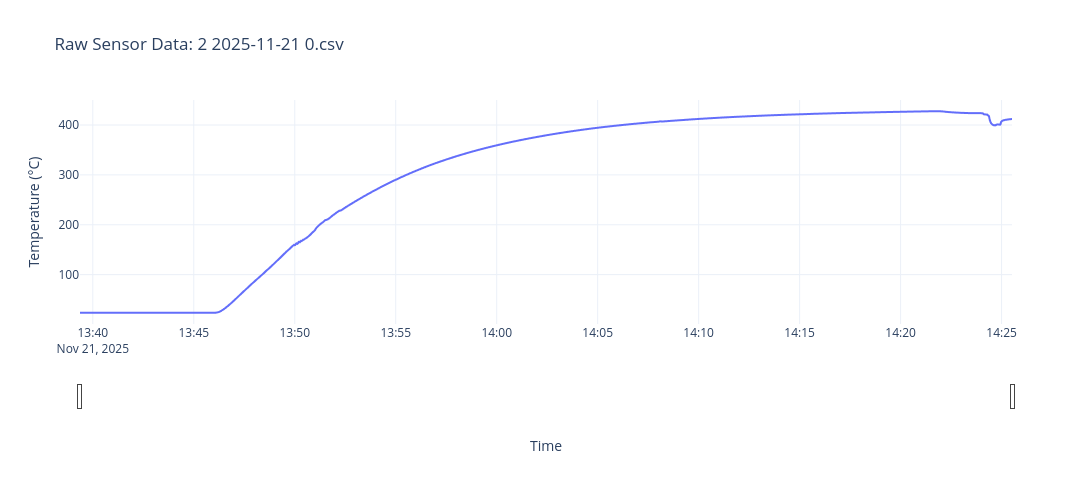
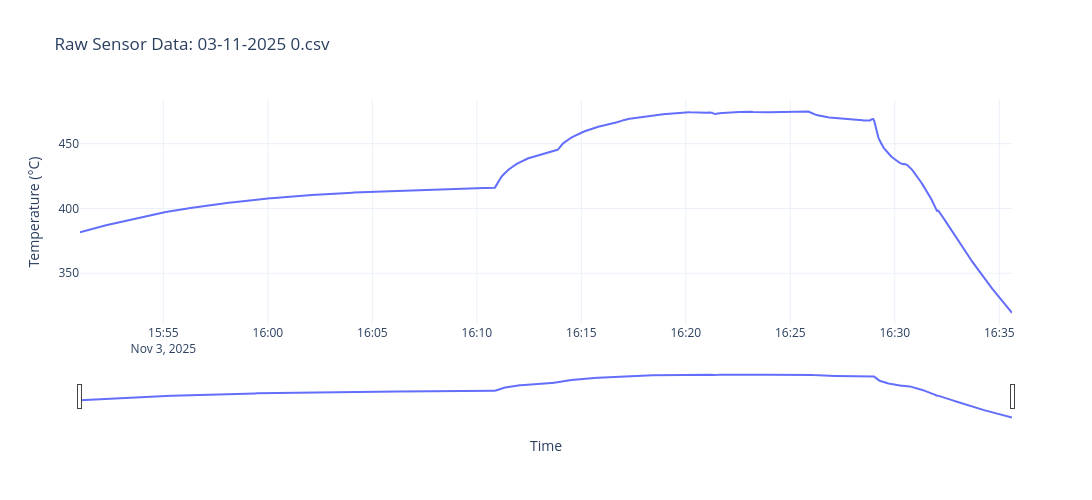
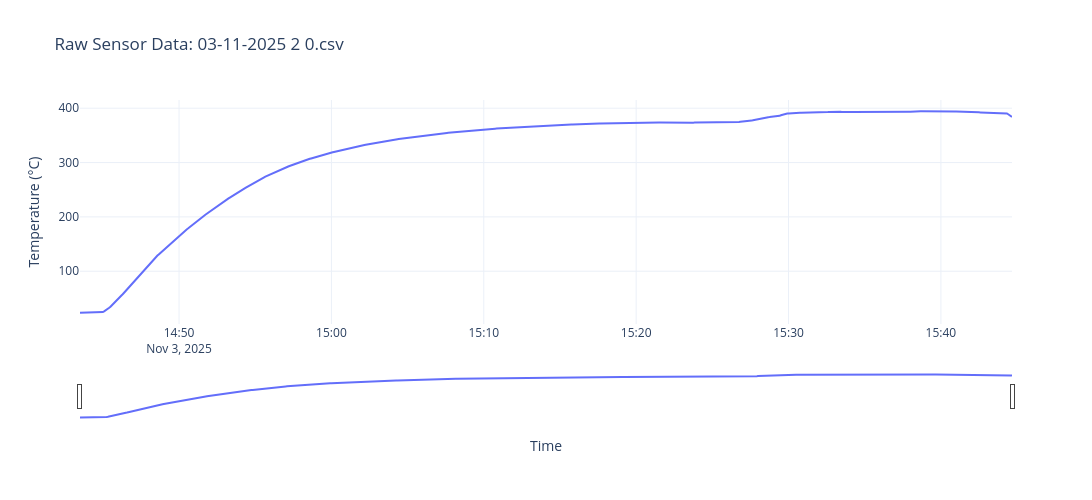
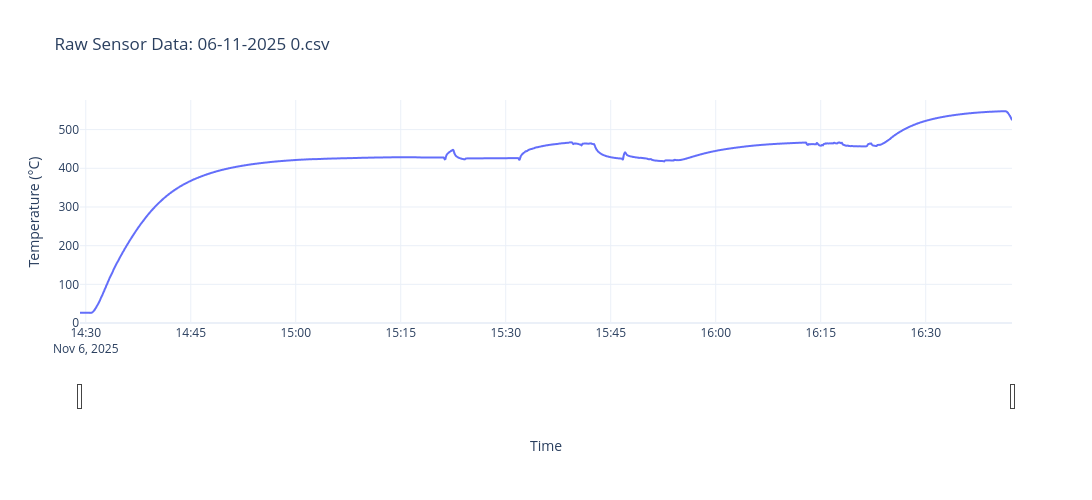

Notebook cell for these charts, in order:
### Code cell
import pandas as pd
import plotly.express as px
import os

def plot_daq970a_data(file_path):
    """
    Parses a raw Keysight DAQ970A CSV file, dynamically isolates the time 
    and temperature channels, and generates an interactive line plot.
    """
    # 1. Dynamically locate the start of the data table (bypassing instrument metadata)
    header_idx = 0
    with open(file_path, 'r', encoding='utf-8', errors='ignore') as f:
        for idx, line in enumerate(f):
            if 'Scan Swee' in line or 'Scan Number' in line:
                header_idx = idx
                break

    # 2. Load the CSV and drop the empty trailing columns ('Unnamed: X')
    df = pd.read_csv(file_path, skiprows=header_idx)
    df = df.dropna(how='all', axis=1)
    
    # 3. Identify Time and Sensor Columns
    # Grabs explicit timestamp columns like '101Time (Sec)' or 'Scan Sweep Time (Sec)'
    time_cols = [col for col in df.columns if 'time' in col.lower()]
    time_col = time_cols[0] if time_cols else df.columns[0]
    
    # Grabs the temperature channel (e.g., '101 (°C)')
    sensor_cols = [col for col in df.columns if '°c' in col.lower() or '101' in col]
    sensor_col = sensor_cols[-1] if sensor_cols else df.columns[-1]
    
    # 4. Data Conversion
    # Convert temperature to numeric values and timestamps to actual datetime objects
    df[sensor_col] = pd.to_numeric(df[sensor_col], errors='coerce')
    df['Timestamp'] = pd.to_datetime(df[time_col], errors='coerce')
    
    # Clean up any rows that failed conversion
    df_clean = df.dropna(subset=['Timestamp', sensor_col])

    print(f"Plotting: {os.path.basename(file_path)} | Valid Data Points: {len(df_clean)}")
    
    # 5. Generate the Interactive Plot
    fig = px.line(
        df_clean,
        x='Timestamp',
        y=sensor_col,
        title=f"Raw Sensor Data: {os.path.basename(file_path)}",
        labels={
            'Timestamp': 'Time',
            sensor_col: 'Temperature (°C)'
        }
    )
    
    fig.update_layout(
        template='plotly_white',
        hovermode='x unified',
        xaxis=dict(rangeslider=dict(visible=True)),
        height=500,
        width=1200
    )
    
    fig.show()

# =========================================================
# BATCH EXECUTION
# =========================================================
file_paths = [
    r"C:\Users\hari7\Documents\Anamoly Detection\OneDrive_1_10-6-2026\2 2025-11-21 0.csv",
    r"C:\Users\hari7\Documents\Anamoly Detection\OneDrive_1_10-6-2026\03-11-2025 0.csv",
    r"C:\Users\hari7\Documents\Anamoly Detection\OneDrive_1_10-6-2026\03-11-2025 2 0.csv",
    r"C:\Users\hari7\Documents\Anamoly Detection\OneDrive_1_10-6-2026\06-11-2025 0.csv",
    r"C:\Users\hari7\Documents\Anamoly Detection\OneDrive_1_10-6-2026\07-11-2025 0.csv",
    r"C:\Users\hari7\Documents\Anamoly Detection\OneDrive_1_10-6-2026\13-11-2025 0.csv",
    r"C:\Users\hari7\Documents\Anamoly Detection\OneDrive_1_10-6-2026\14-11-2025 0.csv",
    r"C:\Users\hari7\Documents\Anamoly Detection\OneDrive_1_10-6-2026\15-09-2025 0.csv",
    r"C:\Users\hari7\Documents\Anamoly Detection\OneDrive_1_10-6-2026\16-09-2025 0 0.csv",
    r"C:\Users\hari7\Documents\Anamoly Detection\OneDrive_1_10-6-2026\17-11-2025.csv",
    r"C:\Users\hari7\Documents\Anamoly Detection\OneDrive_1_10-6-2026\18-09-2025 0.csv",
    r"C:\Users\hari7\Documents\Anamoly Detection\OneDrive_1_10-6-2026\21-11-2025 0 2025-11-21.csv",
    r"C:\Users\hari7\Documents\Anamoly Detection\OneDrive_1_10-6-2026\2025-11-15 .csv",
    r"C:\Users\hari7\Documents\Anamoly Detection\OneDrive_1_10-6-2026\2025-11-17 .csv",
    r"C:\Users\hari7\Documents\Anamoly Detection\OneDrive_1_10-6-2026\2025-11-19  0.csv"
]

for fp in file_paths:
    if os.path.exists(fp):
        try:
            plot_daq970a_data(fp)
        except Exception as e:
            print(f"Error processing {os.path.basename(fp)}: {e}")
    else:
        print(f"File not found: {os.path.basename(fp)}")

### Figure 1 — Plotly figure (JSON) as saved in the notebook; plotly's stock layout.template omitted (floating-point values rounded to 4 significant figures; data arrays with more than 128 entries replaced by an {"elided": "..."} marker saying what was removed)
{"data": [{"hovertemplate": "Time=%{x}<br>Temperature (°C)=%{y}<extra></extra>", "legendgroup": "", "line": {"color": "#636efa", "dash": "solid"}, "marker": {"symbol": "circle"}, "mode": "lines", "name": "", "showlegend": false, "type": "scattergl", "x": {"elided": "2770 str values"}, "xaxis": "x", "y": {"elided": "2770 float values"}, "yaxis": "y"}], "layout": {"height": 500, "hovermode": "x unified", "legend": {"tracegroupgap": 0}, "title": {"text": "Raw Sensor Data: 2 2025-11-21 0.csv"}, "width": 1200, "xaxis": {"anchor": "y", "domain": [0, 1], "rangeslider": {"visible": true}, "title": {"text": "Time"}}, "yaxis": {"anchor": "x", "domain": [0, 1], "title": {"text": "Temperature (°C)"}}}}

### Figure 2 — Plotly figure (JSON) as saved in the notebook; plotly's stock layout.template omitted (floating-point values rounded to 4 significant figures; data arrays with more than 128 entries replaced by an {"elided": "..."} marker saying what was removed)
{"data": [{"hovertemplate": "Time=%{x}<br>Temperature (°C)=%{y}<extra></extra>", "legendgroup": "", "line": {"color": "#636efa", "dash": "solid"}, "marker": {"symbol": "circle"}, "mode": "lines", "name": "", "orientation": "v", "showlegend": false, "type": "scatter", "x": {"elided": "893 str values"}, "xaxis": "x", "y": {"elided": "893 float values"}, "yaxis": "y"}], "layout": {"height": 500, "hovermode": "x unified", "legend": {"tracegroupgap": 0}, "title": {"text": "Raw Sensor Data: 03-11-2025 0.csv"}, "width": 1200, "xaxis": {"anchor": "y", "domain": [0, 1], "rangeslider": {"visible": true}, "title": {"text": "Time"}}, "yaxis": {"anchor": "x", "domain": [0, 1], "title": {"text": "Temperature (°C)"}}}}

### Figure 3 — Plotly figure (JSON) as saved in the notebook; plotly's stock layout.template omitted (floating-point values rounded to 4 significant figures; data arrays with more than 128 entries replaced by an {"elided": "..."} marker saying what was removed)
{"data": [{"hovertemplate": "Time=%{x}<br>Temperature (°C)=%{y}<extra></extra>", "legendgroup": "", "line": {"color": "#636efa", "dash": "solid"}, "marker": {"symbol": "circle"}, "mode": "lines", "name": "", "orientation": "v", "showlegend": false, "type": "scatter", "x": {"elided": "735 str values"}, "xaxis": "x", "y": {"elided": "735 float values"}, "yaxis": "y"}], "layout": {"height": 500, "hovermode": "x unified", "legend": {"tracegroupgap": 0}, "title": {"text": "Raw Sensor Data: 03-11-2025 2 0.csv"}, "width": 1200, "xaxis": {"anchor": "y", "domain": [0, 1], "rangeslider": {"visible": true}, "title": {"text": "Time"}}, "yaxis": {"anchor": "x", "domain": [0, 1], "title": {"text": "Temperature (°C)"}}}}

### Figure 4 — Plotly figure (JSON) as saved in the notebook; plotly's stock layout.template omitted (floating-point values rounded to 4 significant figures; data arrays with more than 128 entries replaced by an {"elided": "..."} marker saying what was removed)
{"data": [{"hovertemplate": "Time=%{x}<br>Temperature (°C)=%{y}<extra></extra>", "legendgroup": "", "line": {"color": "#636efa", "dash": "solid"}, "marker": {"symbol": "circle"}, "mode": "lines", "name": "", "showlegend": false, "type": "scattergl", "x": {"elided": "2664 str values"}, "xaxis": "x", "y": {"elided": "2664 float values"}, "yaxis": "y"}], "layout": {"height": 500, "hovermode": "x unified", "legend": {"tracegroupgap": 0}, "title": {"text": "Raw Sensor Data: 06-11-2025 0.csv"}, "width": 1200, "xaxis": {"anchor": "y", "domain": [0, 1], "rangeslider": {"visible": true}, "title": {"text": "Time"}}, "yaxis": {"anchor": "x", "domain": [0, 1], "title": {"text": "Temperature (°C)"}}}}
